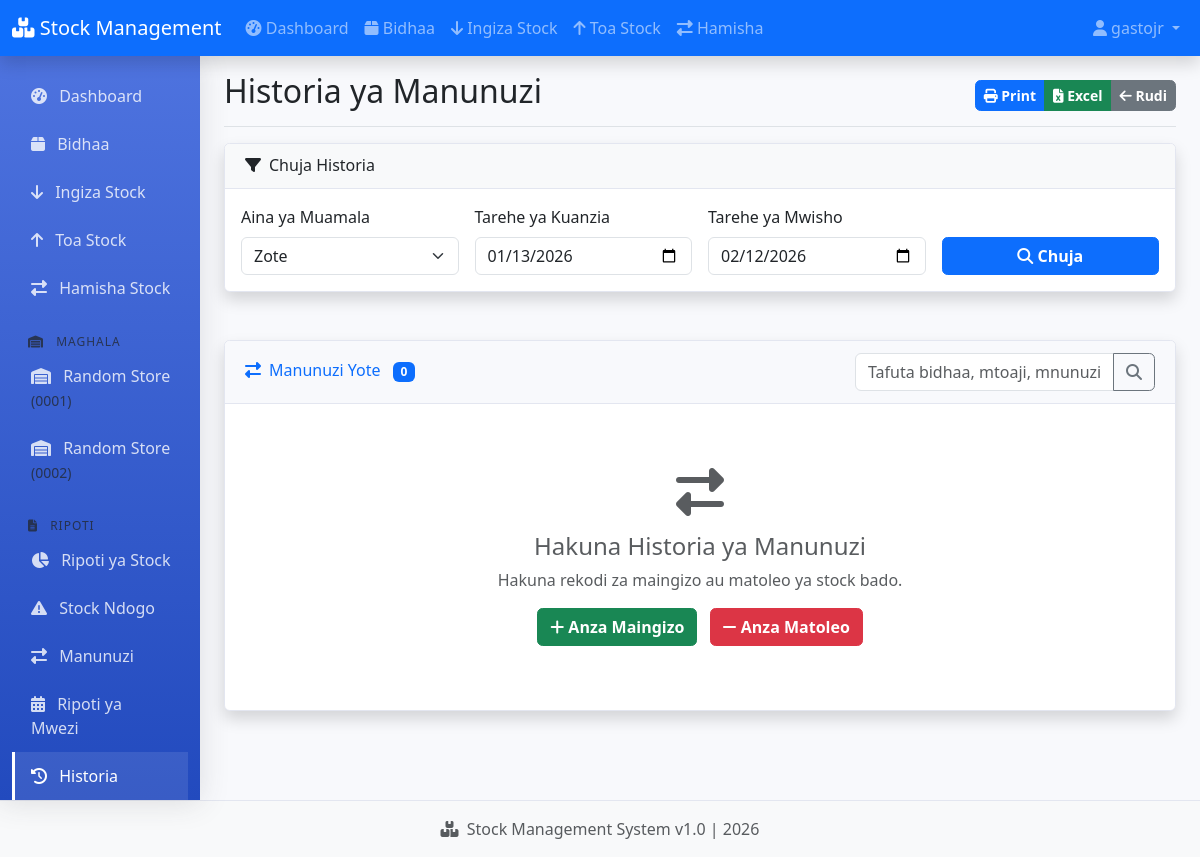
The page /transactions/ (signed in) on the database as committed earlier.
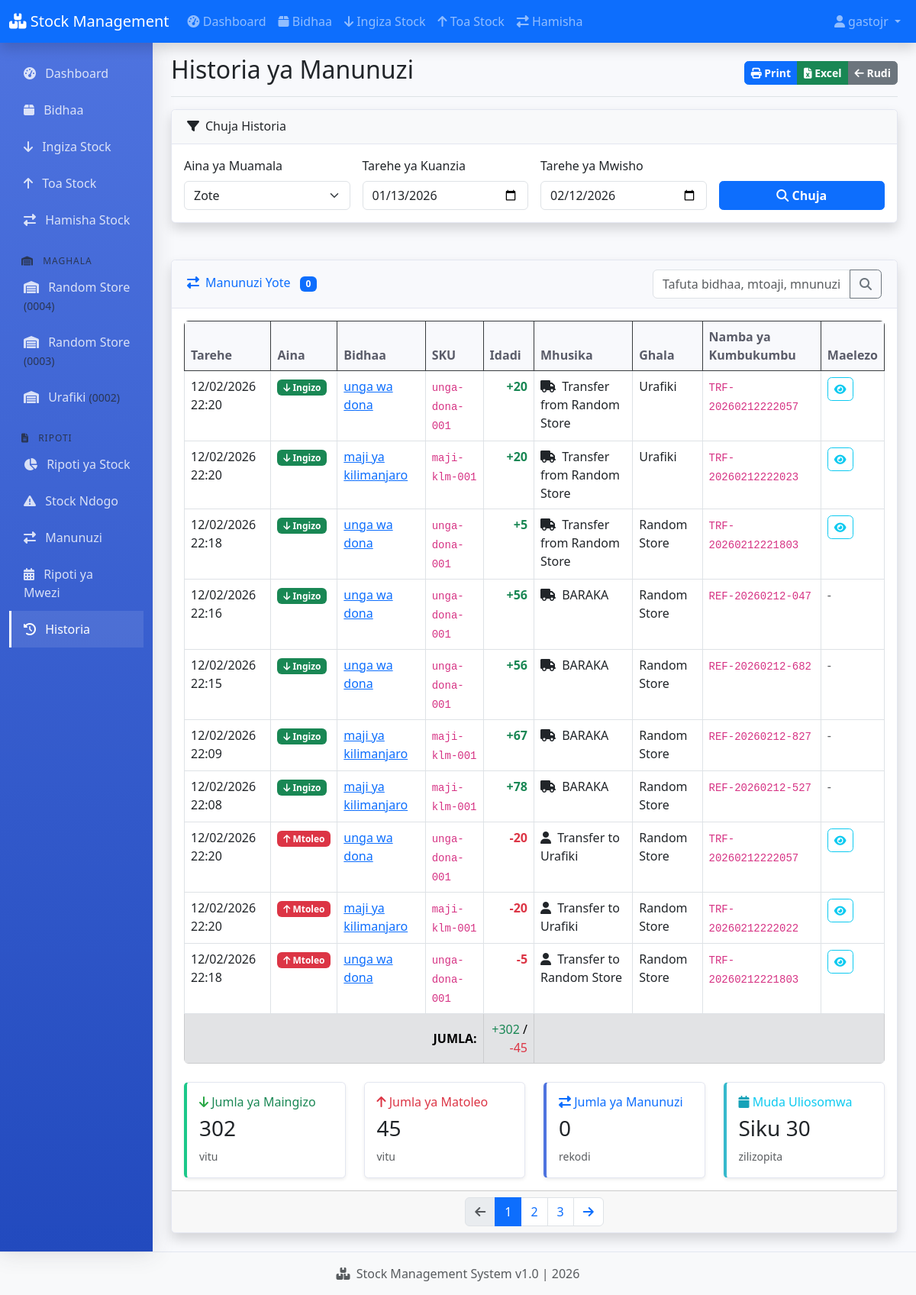
The same page on the database as committed later.
### warehouse/models.py (models this page shows, shortened)
class Warehouse(models.Model):
    name = models.CharField(max_length=200)
    code = models.CharField(max_length=20, unique=True, blank=True, null=True)
    location = models.CharField(max_length=300, blank=True)
    manager = models.ForeignKey(User, on_delete=models.SET_NULL, null=True, blank=True)
    is_active = models.BooleanField(default=True)  # <-- IMENGEZWA!
    class Meta:
        ordering = ['name']

class StockIn(models.Model):
    product = models.ForeignKey(Product, on_delete=models.CASCADE, related_name='stockins')
    warehouse = models.ForeignKey(Warehouse, on_delete=models.CASCADE, related_name='stockins')
    quantity = models.IntegerField()
    supplier = models.CharField(max_length=200)
    reference_no = models.CharField(max_length=100, unique=True)
    date_received = models.DateTimeField(default=timezone.now)
    received_by = models.ForeignKey(User, on_delete=models.SET_NULL, null=True, blank=True)
    notes = models.TextField(blank=True)
    class Meta:
        ordering = ['-date_received']

class Product(models.Model):
    name = models.CharField(max_length=200)
    sku = models.CharField(max_length=50, unique=True)
    category = models.ForeignKey(Category, on_delete=models.SET_NULL, null=True, blank=True)
    description = models.TextField(blank=True)
    unit_price = models.DecimalField(max_digits=10, decimal_places=2, default=0)
    reorder_level = models.IntegerField(default=10)
    is_active = models.BooleanField(default=True)  # <-- IMENGEZWA!
    class Meta:
        ordering = ['name']

class StockOut(models.Model):
    product = models.ForeignKey(Product, on_delete=models.CASCADE, related_name='stockouts')
    warehouse = models.ForeignKey(Warehouse, on_delete=models.CASCADE, related_name='stockouts')
    quantity = models.IntegerField()
    customer = models.CharField(max_length=200)
    reference_no = models.CharField(max_length=100, unique=True)
    date_issued = models.DateTimeField(default=timezone.now)
    issued_by = models.ForeignKey(User, on_delete=models.SET_NULL, null=True, blank=True)
    notes = models.TextField(blank=True)
    class Meta:
        ordering = ['-date_issued']

### warehouse/views.py (the view)
# urls.py: path('transactions/', views.transaction_list, name='transaction_list'),
@login_required(login_url='/admin/login/')
def transaction_list(request):
    try:
        stockins = StockIn.objects.select_related('product', 'warehouse').order_by('-date_received')[:100]
        stockouts = StockOut.objects.select_related('product', 'warehouse').order_by('-date_issued')[:100]
        stockins_total = sum(s.quantity for s in stockins)
        stockouts_total = sum(s.quantity for s in stockouts)
        context = {
            'stockins': stockins,
            'stockouts': stockouts,
            'stockins_total': stockins_total,
            'stockouts_total': stockouts_total,
            'total_transactions': stockins.count() + stockouts.count(),
        }
    except Exception as e:
        print(f"Transaction list error: {e}")
        context = {
            'stockins': [],
            'stockouts': [],
            'stockins_total': 0,
            'stockouts_total': 0,
            'total_transactions': 0,
        }
    return render(request, 'warehouse/transactions/list.html', context)

### warehouse/context_processors.py (called while the page is built)
def warehouses(request):
    return {
        'warehouses': Warehouse.objects.all().order_by('id', 'name')
    }

### warehouse/templates/warehouse/transactions/list.html (shortened to what the changed rows need)
{% extends 'warehouse/base.html' %}
{% block page_title %}Historia ya Manunuzi{% endblock %}
{% block content %}
<div class="row">
    <div class="col-12">
        <div class="card shadow mb-4">
            <div class="card-body">
                {% if stockins or stockouts %}
                <div class="table-responsive">
                    <table class="table table-bordered table-hover" id="transactionsTable">
                        <thead class="table-dark">
                            <tr>
                                <th>Tarehe</th>
                                <th>Aina</th>
                                <th>Bidhaa</th>
                                <th>SKU</th>
                                <th>Idadi</th>
                                <th>Mhusika</th>
                                <th>Ghala</th>
                                <th>Namba ya Kumbukumbu</th>
                                <th>Maelezo</th>
                            </tr>
                        </thead>
                        <tbody>
                            {% for stockin in stockins %}
                            <tr class="table-success-light">
                                <td>{{ stockin.date_received|date:"d/m/Y H:i" }}</td>
                                <td>
                                    <span class="badge bg-success">
                                        <i class="fas fa-arrow-down"></i> Ingizo
                                    </span>
                                </td>
                                <td>
                                    <a href="{% url 'product_detail' stockin.product.id %}">
                                        {{ stockin.product.name }}
                                    </a>
                                </td>
                                <td><code>{{ stockin.product.sku }}</code></td>
                                <td class="text-success text-end fw-bold">+{{ stockin.quantity }}</td>
                                <td>
                                    <i class="fas fa-truck me-1"></i>
                                    {{ stockin.supplier|default:"-" }}
                                </td>
                                <td>{{ stockin.warehouse.name }}</td>
                                <td><code>{{ stockin.reference_no }}</code></td>
                                <td>
                                    {% if stockin.notes %}
                                    <button class="btn btn-sm btn-outline-info"
                                            onclick="showNotes('{{ stockin.notes|escapejs }}')">
                                        <i class="fas fa-eye"></i>
                                    </button>
                                    {% else %}
                                    <span class="text-muted">-</span>
                                    {% endif %}
                                </td>
                            </tr>
                            {% endfor %}
                            {% for stockout in stockouts %}
                            <tr class="table-danger-light">
                                <td>{{ stockout.date_issued|date:"d/m/Y H:i" }}</td>
                                <td>
                                    <span class="badge bg-danger">
                                        <i class="fas fa-arrow-up"></i> Mtoleo
                                    </span>
                                </td>
                                <td>
                                    <a href="{% url 'product_detail' stockout.product.id %}">
                                        {{ stockout.product.name }}
                                    </a>
                                </td>
                                <td><code>{{ stockout.product.sku }}</code></td>
                                <td class="text-danger text-end fw-bold">-{{ stockout.quantity }}</td>
                                <td>
                                    <i class="fas fa-user me-1"></i>
                                    {{ stockout.customer|default:"-" }}
                                </td>
                                <td>{{ stockout.warehouse.name }}</td>
                                <td><code>{{ stockout.reference_no }}</code></td>
                                <td>
                                    {% if stockout.notes %}
                                    <button class="btn btn-sm btn-outline-info"
                                            onclick="showNotes('{{ stockout.notes|escapejs }}')">
                                        <i class="fas fa-eye"></i>
                                    </button>
                                    {% else %}
                                    <span class="text-muted">-</span>
                                    {% endif %}
                                </td>
                            </tr>
                            {% endfor %}
                        </tbody>
                        <tfoot class="table-secondary">
                            <tr>
                                <td colspan="4" class="text-end"><strong>JUMLA:</strong></td>
                                <td class="text-end">
                                    <span class="text-success">+{{ stockins_total }}</span> /
                                    <span class="text-danger">-{{ stockouts_total }}</span>
                                </td>
                                <td colspan="4"></td>
                            </tr>
                        </tfoot>
                    </table>
                </div>
                <div class="row mt-4">
                    <div class="col-md-3">
                        <div class="card border-left-success shadow-sm h-100">
                            <div class="card-body">
                                <h6 class="text-success">
                                    <i class="fas fa-arrow-down"></i> Jumla ya Maingizo
                                </h6>
                                <h3 class="text-dark">{{ stockins_total }}</h3>
                                <small class="text-muted">vitu</small>
                            </div>
                        </div>
                    </div>
                    <div class="col-md-3">
                        <div class="card border-left-danger shadow-sm h-100">
                            <div class="card-body">
                                <h6 class="text-danger">
                                    <i class="fas fa-arrow-up"></i> Jumla ya Matoleo
                                </h6>
                                <h3 class="text-dark">{{ stockouts_total }}</h3>
                                <small class="text-muted">vitu</small>
                            </div>
                        </div>
                    </div>
                    <div class="col-md-3">
                        <div class="card border-left-primary shadow-sm h-100">
                            <div class="card-body">
                                <h6 class="text-primary">
                                    <i class="fas fa-exchange-alt"></i> Jumla ya Manunuzi
                                </h6>
                                <h3 class="text-dark">{{ stockins|length|add:stockouts|length }}</h3>
                                <small class="text-muted">rekodi</small>
                            </div>
                        </div>
                    </div>
                    <div class="col-md-3">
                        <div class="card border-left-info shadow-sm h-100">
                            <div class="card-body">
                                <h6 class="text-info">
                                    <i class="fas fa-calendar"></i> Muda Uliosomwa
                                </h6>
                                <h3 class="text-dark">Siku 30</h3>
                                <small class="text-muted">zilizopita</small>
                            </div>
                        </div>
                    </div>
                </div>
                {% else %}
                <div class="text-center py-5">
                    <i class="fas fa-exchange-alt fa-3x text-muted mb-3"></i>
                    <h4 class="text-muted">Hakuna Historia ya Manunuzi</h4>
                    <p class="text-muted">Hakuna rekodi za maingizo au matoleo ya stock bado.</p>
                    <div class="mt-3">
                        <a href="{% url 'add_stockin' %}" class="btn btn-success me-2">
                            <i class="fas fa-plus"></i> Anza Maingizo
                        </a>
                        <a href="{% url 'add_stockout' %}" class="btn btn-danger">
                            <i class="fas fa-minus"></i> Anza Matoleo
                        </a>
                    </div>
                </div>
                {% endif %}
            </div>
            {% if stockins or stockouts %}
            <div class="card-footer">
                <nav aria-label="Page navigation">
                    <ul class="pagination justify-content-center mb-0">
                        <li class="page-item disabled">
                            <a class="page-link" href="#" tabindex="-1">
                                <i class="fas fa-arrow-left"></i>
                            </a>
                        </li>
                        <li class="page-item active"><a class="page-link" href="#">1</a></li>
                        <li class="page-item"><a class="page-link" href="#">2</a></li>
                        <li class="page-item"><a class="page-link" href="#">3</a></li>
                        <li class="page-item">
                            <a class="page-link" href="#">
                                <i class="fas fa-arrow-right"></i>
                            </a>
                        </li>
                    </ul>
                </nav>
            </div>
            {% endif %}
        </div>
    </div>
</div>
{% endblock %}

### warehouse/templates/warehouse/base.html (shortened to what the changed rows need)
<!DOCTYPE html>
<html lang="sw">
<head>
    <link href="https://cdn.jsdelivr.net/npm/bootstrap@5.3.0-alpha1/dist/css/bootstrap.min.css" rel="stylesheet">
    <link rel="stylesheet" href="https://cdnjs.cloudflare.com/ajax/libs/font-awesome/6.4.0/css/all.min.css">
    {% load static %}
    <link rel="stylesheet" href="{% static 'css/style.css' %}">
</head>
<body>
    <div class="container-fluid">
        <div class="row">
            <nav id="sidebar" class="col-md-3 col-lg-2 d-md-block bg-light sidebar">
                <div class="position-sticky pt-3">
                    <ul class="nav flex-column">
                        {% for warehouse in warehouses %}
                        <li class="nav-item">
                            <a class="nav-link {% if warehouse.id|stringformat:'i' in request.path %}active{% endif %}"
                               href="{% url 'warehouse_stock' warehouse.id %}">
                                <i class="fas fa-warehouse me-2"></i> {{ warehouse.name }}
                                {% if warehouse.code %}
                                <small class="text-muted">({{ warehouse.code }})</small>
                                {% endif %}
                            </a>
                        </li>
                        {% empty %}
                        <li class="nav-item">
                            <span class="nav-link text-muted">
                                <i class="fas fa-info-circle me-2"></i> Hakuna maghala
                            </span>
                        </li>
                        {% endfor %}
                    </ul>
                </div>
            </nav>
            <main class="col-md-9 ms-sm-auto col-lg-10 px-md-4">
                <div class="d-flex justify-content-between flex-wrap flex-md-nowrap align-items-center pt-3 pb-2 mb-3 border-bottom">
                    <h1 class="h2">{% block page_title %}Dashboard{% endblock %}</h1>
                </div>
                {% block content %}
                {% endblock %}
            </main>
        </div>
    </div>
    {% load static %}
</body>
</html>

Rows that differ between the two databases and show on the page:
removed Warehouse: name "Random Store", code "0001"
removed Warehouse: name "Random Store", code "0002"
added Warehouse: name "Random Store", code "0004"
added Warehouse: name "Random Store", code "0003"
added Warehouse: name "Urafiki", code "0002"
added StockIn: date_received "12/02/2026 22:20", product.name "unga wa dona", product.sku "unga-dona-001", quantity "20", supplier "Transfer from Random Store", warehouse.name "Urafiki", reference_no "TRF-20260212222057"
added StockIn: date_received "12/02/2026 22:20", product.name "maji ya kilimanjaro", product.sku "maji-klm-001", quantity "20", supplier "Transfer from Random Store", warehouse.name "Urafiki", reference_no "TRF-20260212222023"
added StockIn: date_received "12/02/2026 22:18", product.name "unga wa dona", product.sku "unga-dona-001", quantity "5", supplier "Transfer from Random Store", warehouse.name "Random Store", reference_no "TRF-20260212221803"
added StockIn: date_received "12/02/2026 22:16", product.name "unga wa dona", product.sku "unga-dona-001", quantity "56", supplier "BARAKA", warehouse.name "Random Store", reference_no "REF-20260212-047"
added StockIn: date_received "12/02/2026 22:15", product.name "unga wa dona", product.sku "unga-dona-001", quantity "56", supplier "BARAKA", warehouse.name "Random Store", reference_no "REF-20260212-682"
added StockIn: date_received "12/02/2026 22:09", product.name "maji ya kilimanjaro", product.sku "maji-klm-001", quantity "67", supplier "BARAKA", warehouse.name "Random Store", reference_no "REF-20260212-827"
added StockIn: date_received "12/02/2026 22:08", product.name "maji ya kilimanjaro", product.sku "maji-klm-001", quantity "78", supplier "BARAKA", warehouse.name "Random Store", reference_no "REF-20260212-527"
added StockOut: date_issued "12/02/2026 22:20", product.name "unga wa dona", product.sku "unga-dona-001", quantity "20", customer "Transfer to Urafiki", warehouse.name "Random Store", reference_no "TRF-20260212222057"
added StockOut: date_issued "12/02/2026 22:20", product.name "maji ya kilimanjaro", product.sku "maji-klm-001", quantity "20", customer "Transfer to Urafiki", warehouse.name "Random Store", reference_no "TRF-20260212222022"
added StockOut: date_issued "12/02/2026 22:18", product.name "unga wa dona", product.sku "unga-dona-001", quantity "5", customer "Transfer to Random Store", warehouse.name "Random Store", reference_no "TRF-20260212221803"
Other text that changed with them:
{{ stockins_total }}: (not shown) → "302"
{{ stockouts_total }}: (not shown) → "45"
{{ stockins|length|add:stockouts|length }}: (not shown) → "0"
text no longer shown: "Hakuna Historia ya Manunuzi Hakuna rekodi za maingizo au matoleo ya stock bado. Anza Maingizo Anza Matoleo"
text now shown: "Tarehe Aina Bidhaa SKU Idadi Mhusika Ghala Namba ya Kumbukumbu Maelezo JUMLA: + / - Jumla ya Maingizo vitu Jumla ya Matoleo vitu Jumla ya Manunuzi rekodi Muda Uliosomwa Siku 30 zilizopita 1 2 3"
